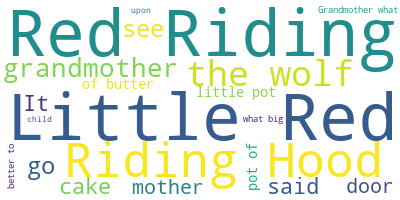

Write Python code to recreate this figure.
#!/usr/bin/env python
"""Script adapted from:

Copyright (c) 2012 Andreas Christian Mueller

Permission is hereby granted, free of charge, to any person obtaining a copy of
this software and associated documentation files (the "Software"), to deal in
the Software without restriction, including without limitation the rights to
use, copy, modify, merge, publish, distribute, sublicense, and/or sell copies of
the Software, and to permit persons to whom the Software is furnished to do so,
subject to the following conditions:

The above copyright notice and this permission notice shall be included in all
copies or substantial portions of the Software.

THE SOFTWARE IS PROVIDED "AS IS", WITHOUT WARRANTY OF ANY KIND, EXPRESS OR
IMPLIED, INCLUDING BUT NOT LIMITED TO THE WARRANTIES OF MERCHANTABILITY, FITNESS
FOR A PARTICULAR PURPOSE AND NONINFRINGEMENT. IN NO EVENT SHALL THE AUTHORS OR
COPYRIGHT HOLDERS BE LIABLE FOR ANY CLAIM, DAMAGES OR OTHER LIABILITY, WHETHER
IN AN ACTION OF CONTRACT, TORT OR OTHERWISE, ARISING FROM, OUT OF OR IN
CONNECTION WITH THE SOFTWARE OR THE USE OR OTHER DEALINGS IN THE SOFTWARE.

"""
import os
from os import path
from PIL import Image
import numpy as np
import matplotlib.pyplot as plt
from wordcloud import WordCloud, STOPWORDS

# get data directory (using getcwd() is needed to support running example in generated IPython notebook)
__file__ = "content/figures/_fig_red_riding/red_riding.png"
d = path.dirname(__file__) if "__file__" in locals() else os.getcwd()

# Read the whole text.
text = open(path.join(d, 'red_riding.txt')).read()

wc = WordCloud(background_color="white", max_words=20,
               contour_width=1, contour_color='black')

# generate word cloud
wc.generate(text)

# store to file
wc.to_file(path.join(d, "red_riding_wordcloud.png"))
